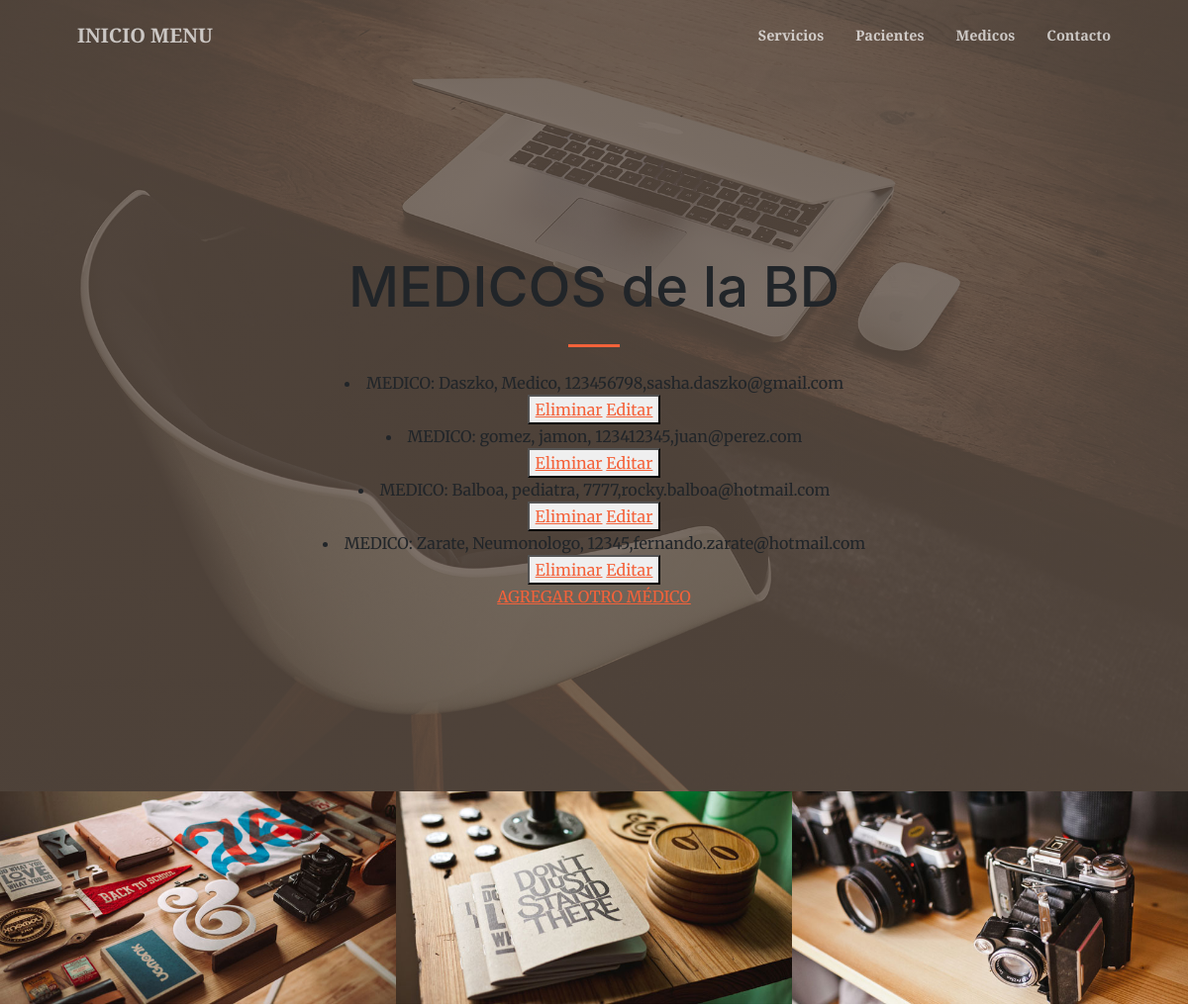
The app's page /AppMedica/leerMedicos (upper part), older data.
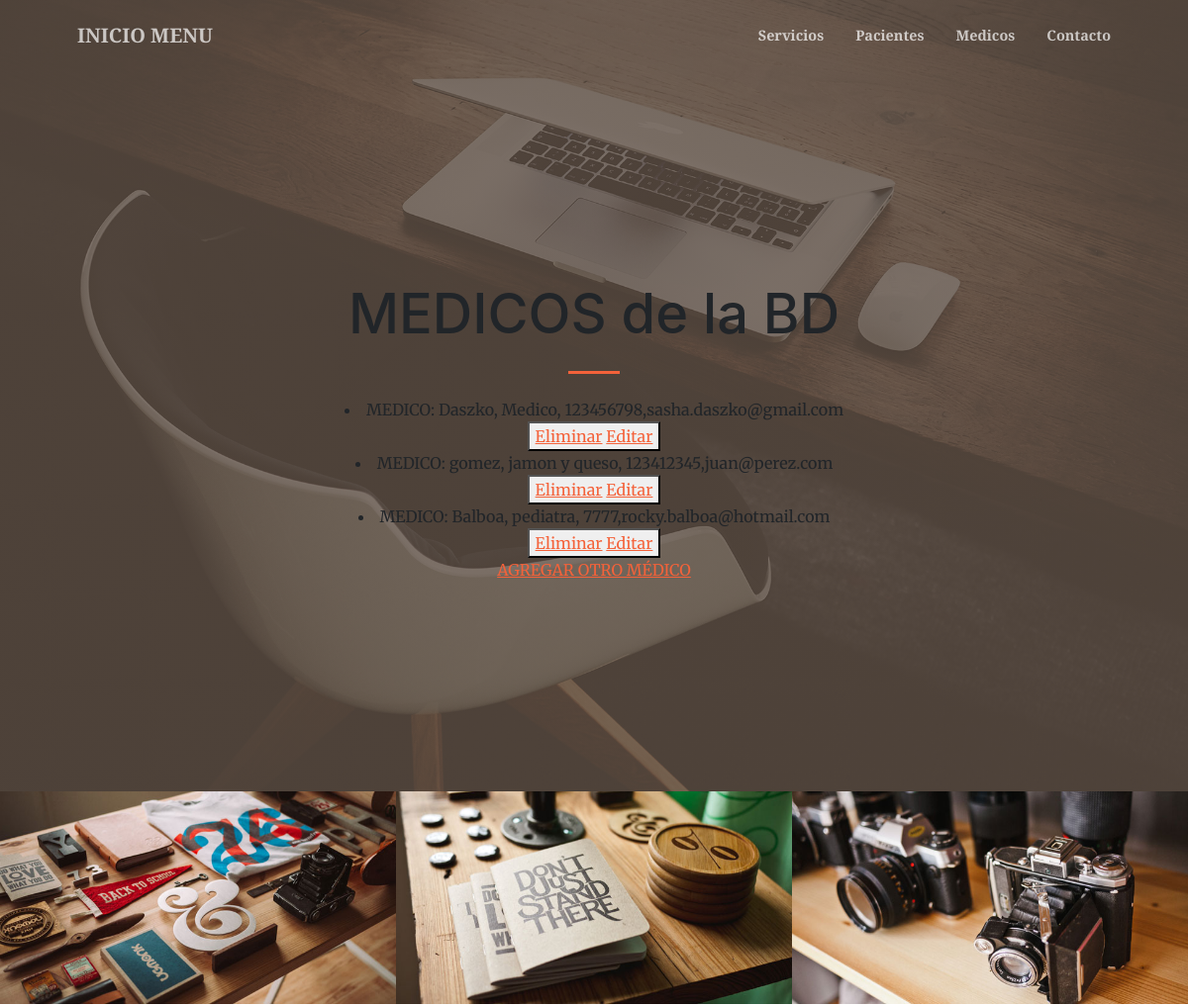
The same page, newer data.
### AppMedica/models.py (models this page shows)
class Medico(models.Model):
    apellido = models.CharField(max_length=40)
    especialidad = models.CharField(max_length=40)
    matricula = models.IntegerField()
    email = models.EmailField()
    def __str__(self):
        return f"{self.apellido}, {self.especialidad}, {self.matricula},{self.email}"

### AppMedica/views.py (the view)
# urls.py: path('leerMedicos', views.leerMedicos, name='LeerMedicos'),
def leerMedicos(request):
    medicos = Medico.objects.all()
    dir = {'medicos':medicos}
    return render(request,"AppMedica/leerMedicos.html",dir)

### AppMedica/templates/AppMedica/leerMedicos.html
{% extends "AppMedica/padre.html" %}
{% load static %}
        {% block contenido %}
            <h1 class="mb-1">MEDICOS de la BD</h1>
        {% endblock %}
        {% block contenido2 %}
            {% for m in medicos %}
                <li>MEDICO:   {{ m }}  </li>
                <button>
                    <a href="{% url 'EliminarMedicos' m.matricula %}">Eliminar</a>
                    <a href="{% url 'EditarMedicos' m.matricula %}">Editar</a>
                </button>
                <br>
            {% endfor %}
            <a href="{% url 'MedicoFormulario'%}">AGREGAR OTRO MÉDICO </a>
        {% endblock %}

Row changes from the older to the newer data that the page shows:
removed Medico: apellido+especialidad+matricula "Zarate, Neumonologo, 12345,fernando.zarate@hotmail.com"
changed Medico: apellido+especialidad+matricula "gomez, jamon, 123412345,juan@perez.com" → "gomez, jamon y queso, 123412345,juan@perez.com"
